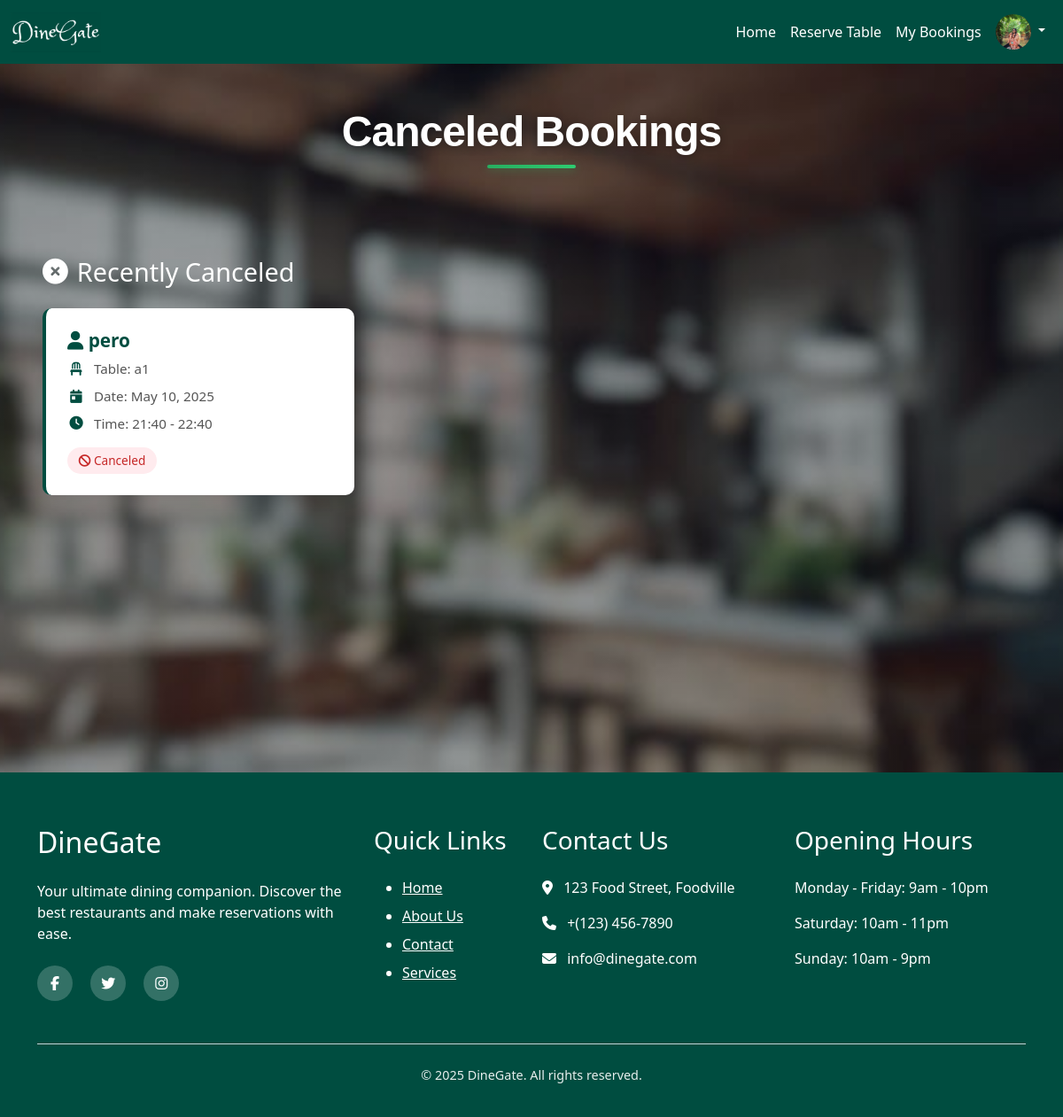
Screenshot of /recent_cancel_booking_history_for_restaurant/1/ (signed in) with the database file from the repository.
### account/models.py (models this page shows, shortened)
class CustomerUser(models.Model):
    user_name=models.CharField(max_length=100)
    user_email=models.EmailField(max_length=100,blank=True,null=True)
    user_contact_number=models.CharField(max_length=15,blank=True,null=True)
    user_address=models.CharField(max_length=200,blank=True,null=True)
    user_image=models.ImageField(blank=True,null=True)
    user_password=models.CharField(max_length=200,blank=True,null=True)
    role = models.CharField(max_length=20, default='customer')

### reservation/models.py (models this page shows, shortened)
class TableReservation(models.Model):
    user=models.ForeignKey(CustomerUser,on_delete=models.CASCADE)
    restaurant=models.ForeignKey(Restaurant ,on_delete=models.CASCADE)
    table=models.ForeignKey(Table_list ,on_delete=models.CASCADE)
    reserve_date=models.DateField()
    start_time=models.TimeField()
    end_time=models.TimeField()
    status_choice=(
        ('confirm','confirm'),
        ('cancel','cancel'),
    )
    status=models.CharField(max_length=100,choices=status_choice)
    class Meta:
        unique_together = ('user', 'table', 'reserve_date', 'start_time', 'end_time')

class Table_list(models.Model):
    restaurant=models.ForeignKey(Restaurant ,on_delete=models.CASCADE)
    table_no=models.CharField(max_length=100,blank=True,null=True)
    date=models.DateField(blank=True,null=True)
    start_time=models.TimeField(blank=True,null=True)
    end_time=models.TimeField(blank=True,null=True)
    no_of_people=models.IntegerField(blank=True,null=True)
    is_available = models.BooleanField(default=True)
    class Meta:
        unique_together = ('restaurant', 'table_no', 'date', 'start_time', 'end_time')

### reservation/views.py (the view)
# urls.py: path('recent_cancel_booking_history_for_restaurant/<str:id>/',rv_views.recent_cancel_booking_history_for_restaurant,name='recent_cancel_booking_history_for_restaurant'),
def recent_cancel_booking_history_for_restaurant(request,id):
    restaurant = Restaurant.objects.get(pk=id)
    now = timezone.now()
    today = now.date()
    current_time = now.time()
    bookings = TableReservation.objects.filter(restaurant=restaurant).order_by('-reserve_date')
    recent_cancel=[]
    for b in bookings:
        if b.reserve_date > today or (b.reserve_date == today and b.end_time >= current_time):
            if b.status=='cancel':
              recent_cancel.append(b)
    return render(request,'reservation/recent_cancel_booking_history_for_restaurant.html',{'recent_cancel': recent_cancel })

### account/context_processors.py (called while the page is built)
def user_role(request):
    user = None
    role = None
    if request.session.get('user_id'):
        try:
            user = CustomerUser.objects.get(id=request.session['user_id'])
            role = 'customer'
        except CustomerUser.DoesNotExist:
            pass
    elif request.session.get('restaurant_id'):
        try:
            user = Restaurant.objects.get(id=request.session['restaurant_id'])
            role = 'restaurant'
        except Restaurant.DoesNotExist:
            pass
    return {
        'logged_user': user,
        'logged_role': role,
    }

### template/reservation/recent_cancel_booking_history_for_restaurant.html
{% extends 'base.html' %}
{% load static %}
{% block content %}
<div class="booking-history-container" style="
    background: linear-gradient(rgba(0, 0, 0, 0.3), rgba(0, 0, 0, 0.3)),
                url('{% static 'images/back2.jpg' %}') no-repeat center center fixed;
    background-size: cover;
    min-height: 100vh;
    padding: 3rem 1rem;
">
    <div class="content-container">
        <div class="content-header">
            <h1 class="content-title">Canceled Bookings</h1>
        </div>
    </div>
    <br>
    {% if recent_cancel %}
    <div class="booking-section">
        <h2 class="section-title">
            <i class="fas fa-times-circle"></i> Recently Canceled
        </h2>
        <div class="booking-grid">
            {% for r in recent_cancel %}
            <div class="booking-card">
                <h3 class="booking-restaurant">
                    <i class="fas fa-user"></i> {{ r.user.user_name }}
                </h3>
                <div class="booking-detail">
                    <i class="fas fa-chair"></i>
                    <span>Table: {{ r.table.table_no }}</span>
                </div>
                <div class="booking-detail">
                    <i class="fas fa-calendar-day"></i>
                    <span>Date: {{ r.reserve_date }}</span>
                </div>
                <div class="booking-detail">
                    <i class="fas fa-clock"></i>
                    <span>Time: {{ r.start_time|time:"H:i" }} - {{ r.end_time|time:"H:i" }}</span>
                </div>
                <div class="booking-status status-cancel">
                    <i class="fas fa-ban"></i> Canceled
                </div>
            </div>
            {% endfor %}
        </div>
    </div>
    {% else %}
    <div class="empty-booking">
        <i class="far fa-calendar-times"></i>
        <p>No canceled bookings found.</p>
    </div>
    {% endif %}
</div>
{% endblock %}

### template/navber.html (shortened to what this page needs)
{% load static %}
<nav class="navbar navbar-expand-lg" style="background-color: #004D40;">
  <div class="container-fluid">
    <a class="navbar-brand" href="{% url 'Home' %}">
      <img src="{% static 'images/logo.jpg' %}" alt="DineGate Logo" width="auto" height="45">
    </a>
    <div class="collapse navbar-collapse justify-content-end" id="navbarMain">
      <ul class="navbar-nav mb-2 mb-lg-0 align-items-center">
        {% if logged_role == 'customer' %}
          <li class="nav-item">
            <a class="nav-link text-white" href="{% url 'Customer_home' %}">Home</a>
          </li>
          <li class="nav-item">
            <a class="nav-link text-white" href="{% url 'Restaurant_list' %}">Reserve Table</a>
          </li>
          <li class="nav-item">
            <a class="nav-link text-white" href="{% url 'Book_history' %}">My Bookings</a>
          </li>
          <li class="nav-item dropdown">
            <a class="nav-link dropdown-toggle text-white" href="#" id="profileDropdown" role="button" data-bs-toggle="dropdown">
              {% if logged_user.user_image %}
                <img src="{{ logged_user.user_image.url }}" class="rounded-circle" width="40" height="40" alt="profile">
              {% else %}
                <img src="/static/images/dp2.jpg" class="rounded-circle" width="40" height="40" alt="default profile">
              {% endif %}
            </a>
          </li>
        {% endif %}
      </ul>
    </div>
  </div>
</nav>

### static/css/style.css (style rules this page uses)
body { font-family: 'Poppins', sans-serif; margin: 0; padding: 0; color: #333; line-height: 1.6; }
a { text-decoration: none; transition: all 0.3s ease; }
.content-container { max-width: 1200px; margin: 0 auto 2rem; padding: 0 1rem; text-align: center; }
.content-header { margin-bottom: 2.5rem; animation: fadeInDown 0.8s ease; }
.content-title { font-size: 3rem; color: white; font-weight: 800; margin-bottom: 1rem; letter-spacing: -1px; text-shadow: 0 2px 10px rgba(0,0,0,0.3); position: relative; display: inline-block; font-family: 'Poppins', sans-serif; }
.content-title::after { content: ''; position: absolute; bottom: -12px; left: 50%; transform: translateX(-50%); width: 100px; height: 4px; background: linear-gradient(90deg, #27ae60, #2ecc71); border-radius: 3px; box-shadow: 0 2px 10px rgba(39, 174, 96, 0.4); }
.booking-section { max-width: 1200px; margin: 0 auto 3rem; padding: 2rem; }
.section-title { font-size: 1.8rem; margin-bottom: 1.5rem; color: #fff; display: flex; align-items: center; gap: 10px; }
.booking-grid { display: grid; grid-template-columns: repeat(auto-fill, minmax(300px, 1fr)); gap: 1.5rem; }
.booking-card { background: #fff; border-radius: 10px; padding: 1.5rem; box-shadow: 0 5px 15px rgba(0, 0, 0, 0.1); transition: all 0.3s ease; border-left: 4px solid #004D40; }
.booking-restaurant { font-size: 1.3rem; font-weight: 600; color: #004D40; margin-bottom: 0.5rem; }
.booking-detail { display: flex; align-items: center; margin-bottom: 0.5rem; color: #555; font-size: 0.95rem; }
.booking-detail i { margin-right: 10px; color: #004D40; width: 20px; text-align: center; }
.booking-status { display: inline-block; padding: 0.3rem 0.8rem; border-radius: 20px; font-size: 0.85rem; font-weight: 500; margin-top: 0.5rem; }
.status-cancel { background-color: #ffebee; color: #c62828; }

### rows the page displays
CustomerUser: user_image (picture)
TableReservation: user.user_name "pero", table.table_no "a1", reserve_date "May 10, 2025", start_time "21:40", end_time "22:40"
